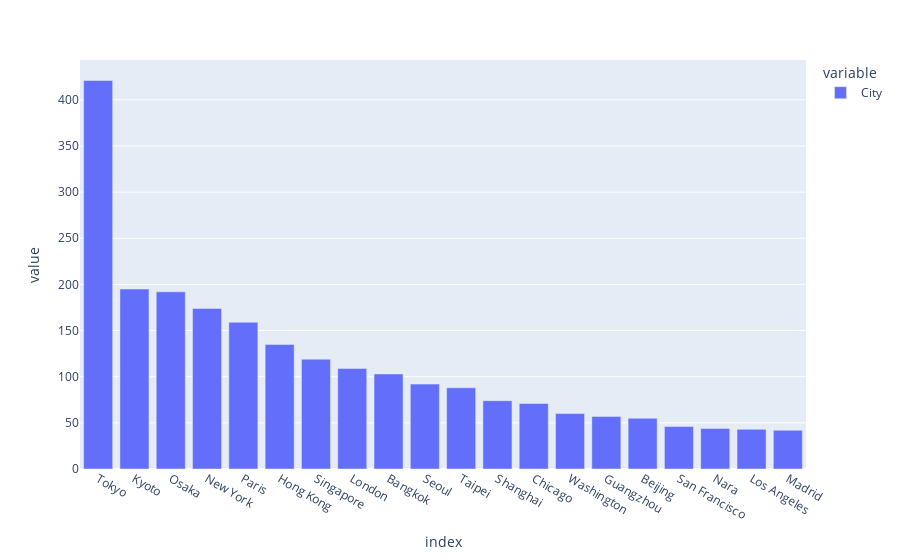

Write notebook code for a chart like this one.
### Code cell
px.bar(df["City"].value_counts().sort_values(ascending=False)[:20])

### Figure 1 — Plotly figure (JSON) as saved in the notebook; plotly's stock layout.template omitted (floating-point values rounded to 4 significant figures)
{"data": [{"alignmentgroup": "True", "hovertemplate": "variable=City<br>index=%{x}<br>value=%{y}<extra></extra>", "legendgroup": "City", "marker": {"color": "#636efa", "pattern": {"shape": ""}}, "name": "City", "offsetgroup": "City", "orientation": "v", "showlegend": true, "textposition": "auto", "type": "bar", "x": ["Tokyo", "Kyoto", "Osaka", "New York", "Paris", "Hong Kong", "Singapore", "London", "Bangkok", "Seoul", "Taipei", "Shanghai", "Chicago", "Washington", "Guangzhou", "Beijing", "San Francisco", "Nara", "Los Angeles", "Madrid"], "xaxis": "x", "y": [421, 195, 192, 174, 159, 135, 119, 109, 103, 92, 88, 74, 71, 60, 57, 55, 46, 44, 43, 42], "yaxis": "y"}], "layout": {"barmode": "relative", "legend": {"title": {"text": "variable"}, "tracegroupgap": 0}, "margin": {"t": 60}, "xaxis": {"anchor": "y", "domain": [0, 1], "title": {"text": "index"}}, "yaxis": {"anchor": "x", "domain": [0, 1], "title": {"text": "value"}}}}
